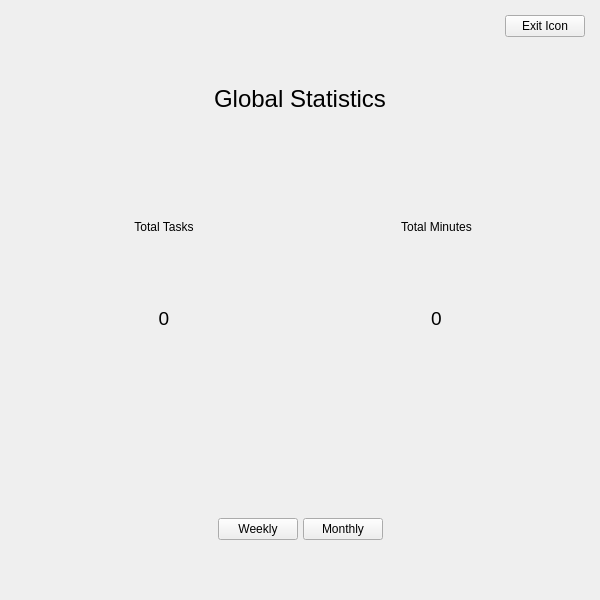
<?xml version="1.0" encoding="UTF-8"?>
<ui version="4.0">
 <class>Stats</class>
 <widget class="QWidget" name="Stats">
  <property name="geometry">
   <rect>
    <x>0</x>
    <y>0</y>
    <width>600</width>
    <height>600</height>
   </rect>
  </property>
  <property name="windowTitle">
   <string>Form</string>
  </property>
  <layout class="QVBoxLayout" name="verticalLayout_2" stretch="0,1,2,1,2,0">
   <property name="spacing">
    <number>5</number>
   </property>
   <property name="leftMargin">
    <number>15</number>
   </property>
   <property name="topMargin">
    <number>15</number>
   </property>
   <property name="rightMargin">
    <number>15</number>
   </property>
   <property name="bottomMargin">
    <number>15</number>
   </property>
   <item>
    <layout class="QHBoxLayout" name="horizontalLayout">
     <item>
      <spacer name="horizontalSpacer_3">
       <property name="orientation">
        <enum>Qt::Horizontal</enum>
       </property>
       <property name="sizeHint" stdset="0">
        <size>
         <width>40</width>
         <height>20</height>
        </size>
       </property>
      </spacer>
     </item>
     <item>
      <widget class="QPushButton" name="exitButton">
       <property name="text">
        <string>Exit Icon</string>
       </property>
      </widget>
     </item>
    </layout>
   </item>
   <item>
    <widget class="QLabel" name="globalStats">
     <property name="font">
      <font>
       <pointsize>18</pointsize>
      </font>
     </property>
     <property name="text">
      <string>Global Statistics</string>
     </property>
     <property name="alignment">
      <set>Qt::AlignCenter</set>
     </property>
    </widget>
   </item>
   <item>
    <layout class="QHBoxLayout" name="globalStatsLayout">
     <property name="spacing">
      <number>5</number>
     </property>
     <property name="leftMargin">
      <number>15</number>
     </property>
     <property name="topMargin">
      <number>15</number>
     </property>
     <property name="rightMargin">
      <number>15</number>
     </property>
     <property name="bottomMargin">
      <number>15</number>
     </property>
     <item>
      <widget class="QWidget" name="totalTaskWidget" native="true">
       <layout class="QVBoxLayout" name="verticalLayout">
        <item>
         <widget class="QLabel" name="tasksTasksLabel">
          <property name="font">
           <font>
            <pointsize>9</pointsize>
           </font>
          </property>
          <property name="text">
           <string>Total Tasks</string>
          </property>
          <property name="alignment">
           <set>Qt::AlignCenter</set>
          </property>
         </widget>
        </item>
        <item>
         <widget class="QLabel" name="totalTasksValueLabel">
          <property name="font">
           <font>
            <pointsize>14</pointsize>
           </font>
          </property>
          <property name="text">
           <string>0</string>
          </property>
          <property name="alignment">
           <set>Qt::AlignCenter</set>
          </property>
         </widget>
        </item>
       </layout>
      </widget>
     </item>
     <item>
      <widget class="QWidget" name="totalMinutesWidget" native="true">
       <layout class="QVBoxLayout" name="verticalLayout_3">
        <item>
         <widget class="QLabel" name="totalMinutesLabel">
          <property name="text">
           <string>Total Minutes</string>
          </property>
          <property name="alignment">
           <set>Qt::AlignCenter</set>
          </property>
         </widget>
        </item>
        <item>
         <widget class="QLabel" name="totalMinutesValueLabel">
          <property name="font">
           <font>
            <pointsize>14</pointsize>
           </font>
          </property>
          <property name="text">
           <string>0</string>
          </property>
          <property name="alignment">
           <set>Qt::AlignCenter</set>
          </property>
         </widget>
        </item>
       </layout>
      </widget>
     </item>
    </layout>
   </item>
   <item>
    <spacer name="verticalSpacer">
     <property name="orientation">
      <enum>Qt::Vertical</enum>
     </property>
     <property name="sizeType">
      <enum>QSizePolicy::Expanding</enum>
     </property>
     <property name="sizeHint" stdset="0">
      <size>
       <width>20</width>
       <height>200</height>
      </size>
     </property>
    </spacer>
   </item>
   <item>
    <layout class="QHBoxLayout" name="timedStatsLayout">
     <property name="spacing">
      <number>5</number>
     </property>
     <property name="leftMargin">
      <number>15</number>
     </property>
     <property name="topMargin">
      <number>15</number>
     </property>
     <property name="rightMargin">
      <number>15</number>
     </property>
     <property name="bottomMargin">
      <number>15</number>
     </property>
     <item>
      <spacer name="horizontalSpacer">
       <property name="orientation">
        <enum>Qt::Horizontal</enum>
       </property>
       <property name="sizeHint" stdset="0">
        <size>
         <width>40</width>
         <height>20</height>
        </size>
       </property>
      </spacer>
     </item>
     <item>
      <widget class="QPushButton" name="pushButton">
       <property name="text">
        <string>Weekly</string>
       </property>
      </widget>
     </item>
     <item>
      <widget class="QPushButton" name="pushButton_2">
       <property name="text">
        <string>Monthly</string>
       </property>
      </widget>
     </item>
     <item>
      <spacer name="horizontalSpacer_2">
       <property name="orientation">
        <enum>Qt::Horizontal</enum>
       </property>
       <property name="sizeHint" stdset="0">
        <size>
         <width>40</width>
         <height>20</height>
        </size>
       </property>
      </spacer>
     </item>
    </layout>
   </item>
   <item>
    <layout class="QVBoxLayout" name="chartLayout">
     <property name="spacing">
      <number>5</number>
     </property>
     <property name="leftMargin">
      <number>15</number>
     </property>
     <property name="topMargin">
      <number>15</number>
     </property>
     <property name="rightMargin">
      <number>15</number>
     </property>
     <property name="bottomMargin">
      <number>15</number>
     </property>
    </layout>
   </item>
  </layout>
 </widget>
 <resources/>
 <connections/>
</ui>
